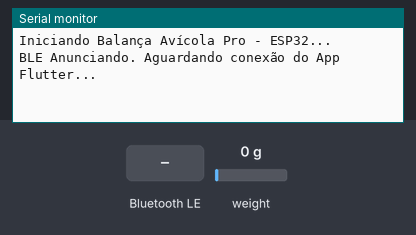
This sketch was run on a simulated ESP32. On the bench: the last lines printed to the serial monitor. The inputs (shaded band) are chosen by the test bench; at power-on: weight on the scale 0 g. Nothing arrives over Bluetooth unless stated; a phone connects over Bluetooth LE 3 s after start.

Above: at 2.2 s.
2.3 s: Bluetooth LE write "1" received
At 3.5 s:
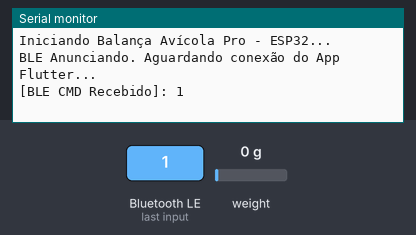
5.5 s: weight on the scale set to 100 g
At 6.2 s:
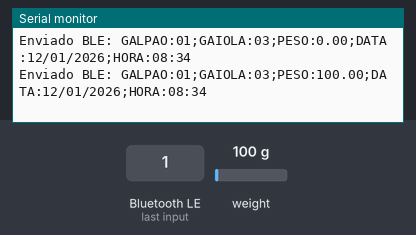
7.0 s: Bluetooth LE write "0" received
At 7.21 s:
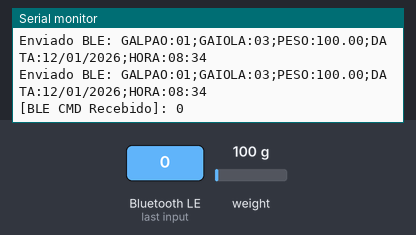
8.5 s: weight on the scale set to 1250 g
At 9.2 s:
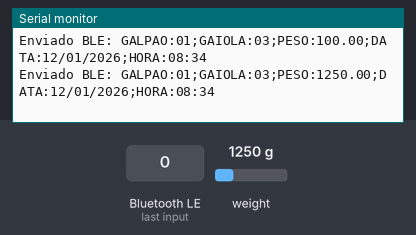
Timing chart, 0 to 11.0 s (numbered marks = the images above; inputs shaded):
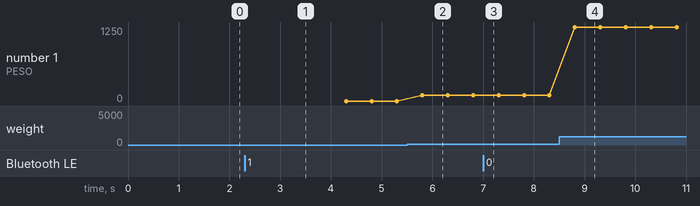

The sketch:

esp32_balanca_avicola.ino
```cpp
/*
 * BALANÇA AVÍCOLA PRO - FIRMWARE ESP32 + HX711 + BLE
 * Envia string no formato:
 * "GALPAO:01;GAIOLA:03;PESO:2.45;DATA:12/01/2026;HORA:08:34"
 */

#include <BLEDevice.h>
#include <BLEServer.h>
#include <BLEUtils.h>
#include <BLE2902.h>
#include "HX711.h"

// Pinos do Módulo HX711 (Célula de Carga Suspensa)
const int LOADCELL_DOUT_PIN = 16;
const int LOADCELL_SCK_PIN = 4;
HX711 scale;

// Fator de Calibração da Célula de Carga (Ajustar com peso padrão)
float calibration_factor = 2280.0;

// UUIDs BLE
#define SERVICE_UUID        "4fafc201-1fb5-459e-8fcc-c5c9c331914b"
#define CHARACTERISTIC_UUID "beb5483e-36e1-4688-b7f5-ea07361b26a8"

BLEServer* pServer = NULL;
BLECharacteristic* pCharacteristic = NULL;
bool deviceConnected = false;

class MyServerCallbacks: public BLEServerCallbacks {
    void onConnect(BLEServer* pServer) {
      deviceConnected = true;
      Serial.println("[BLE] App Flutter Conectado!");
    };

    void onDisconnect(BLEServer* pServer) {
      deviceConnected = false;
      Serial.println("[BLE] App Flutter Desconectado. Reiniciando anúncio...");
      pServer->getAdvertising()->start();
    }
};

// Callback para receber comandos de Tara enviados pelo App
class MyCharacteristicCallbacks: public BLECharacteristicCallbacks {
    void onWrite(BLECharacteristic *pCharacteristic) {
      std::string rxValue = pCharacteristic->getValue();
      if (rxValue.length() > 0) {
        Serial.print("[BLE CMD Recebido]: ");
        Serial.println(rxValue.c_str());
        if (rxValue.find("TARE") != std::string::npos || rxValue.find("ZERO") != std::string::npos) {
          scale.tare();
          Serial.println("[BALANCA] Tara executada com sucesso!");
        }
      }
    }
};

void setup() {
  Serial.begin(115200);
  Serial.println("Iniciando Balança Avícola Pro - ESP32...");

  // Inicializar HX711
  scale.begin(LOADCELL_DOUT_PIN, LOADCELL_SCK_PIN);
  scale.set_scale(calibration_factor);
  scale.tare(); // Zera no boot

  // Inicializar BLE
  BLEDevice::init("Balanca_Avicola_ESP32");
  pServer = BLEDevice::createServer();
  pServer->setCallbacks(new MyServerCallbacks());

  BLEService *pService = pServer->createService(SERVICE_UUID);

  pCharacteristic = pService->createCharacteristic(
                      CHARACTERISTIC_UUID,
                      BLECharacteristic::PROPERTY_READ   |
                      BLECharacteristic::PROPERTY_WRITE  |
                      BLECharacteristic::PROPERTY_NOTIFY
                    );

  pCharacteristic->addDescriptor(new BLE2902());
  pCharacteristic->setCallbacks(new MyCharacteristicCallbacks());

  pService->start();
  BLEAdvertising *pAdvertising = BLEDevice::getAdvertising();
  pAdvertising->addServiceUUID(SERVICE_UUID);
  pAdvertising->setScanResponse(true);
  BLEDevice::startAdvertising();

  Serial.println("BLE Anunciando. Aguardando conexão do App Flutter...");
}

void loop() {
  if (deviceConnected) {
    // Ler peso médio de 3 amostras do HX711
    float peso = scale.get_units(3);
    if (peso < 0) peso = 0.0; // Evitar valores negativos após tara

    // Montar string padrão solicitada
    // Formato: "GALPAO:01;GAIOLA:03;PESO:2.45;DATA:12/01/2026;HORA:08:34"
    char bleBuffer[100];
    snprintf(bleBuffer, sizeof(bleBuffer), "GALPAO:01;GAIOLA:03;PESO:%.2f;DATA:12/01/2026;HORA:08:34", peso);

    pCharacteristic->setValue(bleBuffer);
    pCharacteristic->notify();

    Serial.print("Enviado BLE: ");
    Serial.println(bleBuffer);

    delay(200); // Taxa de atualização: 5Hz
  } else {
    delay(500);
  }
}
```

Measured:
- after the input at 2.3 s, the serial monitor: prints a new line at once (image 1)
- after the input at 5.5 s, the serial monitor: prints a new line after 0.30 s (image 2)
- after the input at 7.0 s, the serial monitor: prints a new line at once (image 3)
- after the input at 8.5 s, the serial monitor: prints a new line after 0.31 s (image 4)
- plotted number 1: 0 → 100 after the input at 5.5 s, 100 → 1250 after the input at 8.5 s
